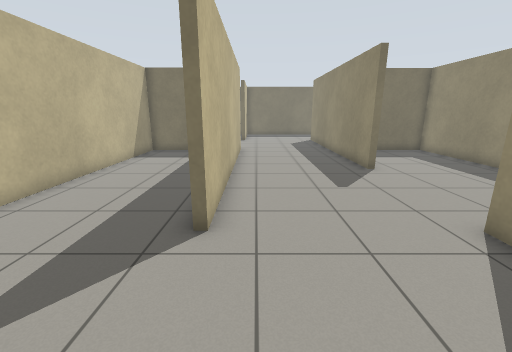
[1] (above)

19 first-person views from a walk through a world built for the Gazebo simulator. The camera is 1.2 m above the floor, tilts 14° down and sees 90° across. The floor is counted in squares, 0.5 m on a side. Each view is taken from the middle of a square. On the plan, view 1 faces up. The plan holds only what a view shows up to about 17 squares ahead; the rest is blank.

[2]
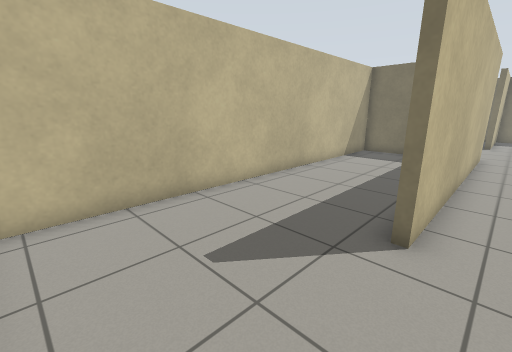

[3]
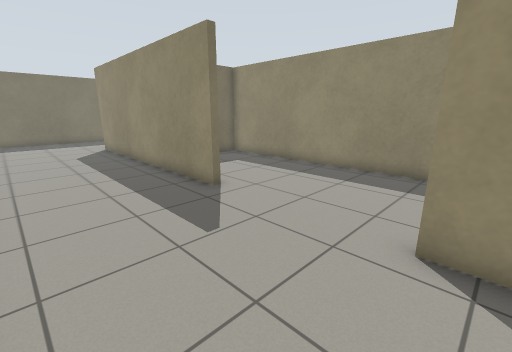

[4]
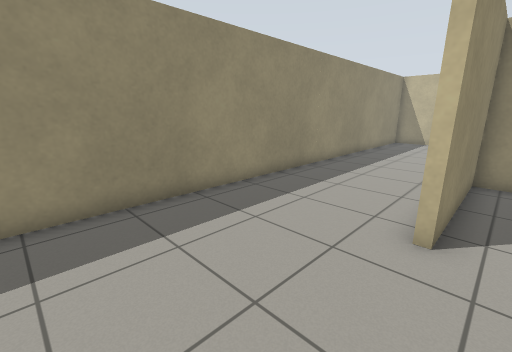

[5]
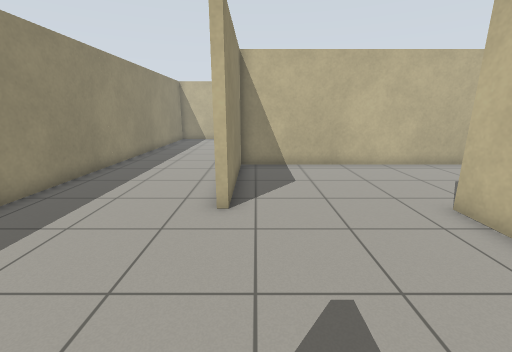

[6]
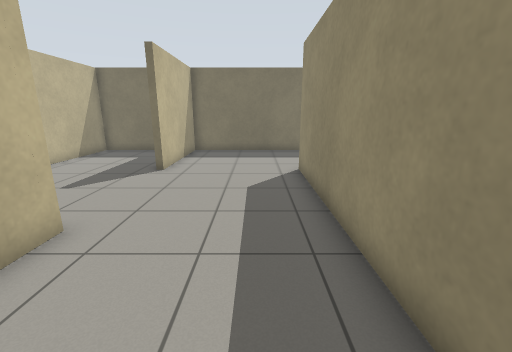

[7]
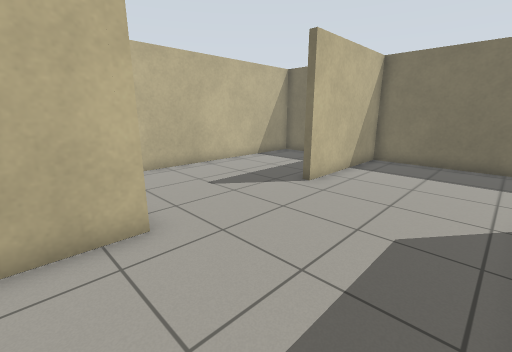

[8]
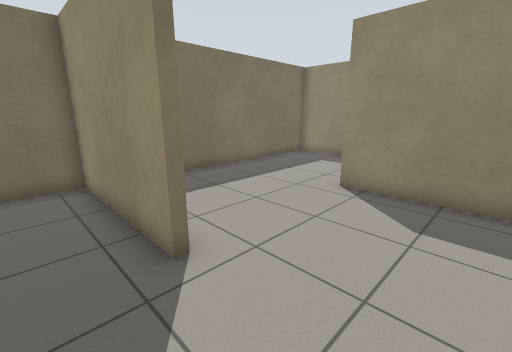

[9]
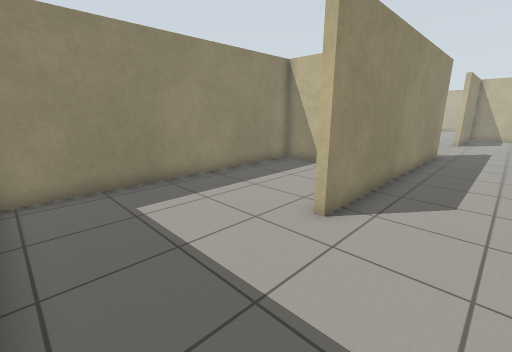

[10]
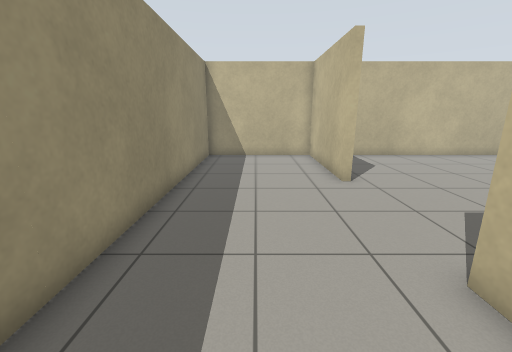

[11]
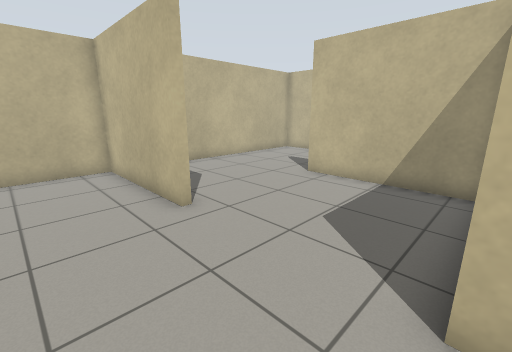

[12]
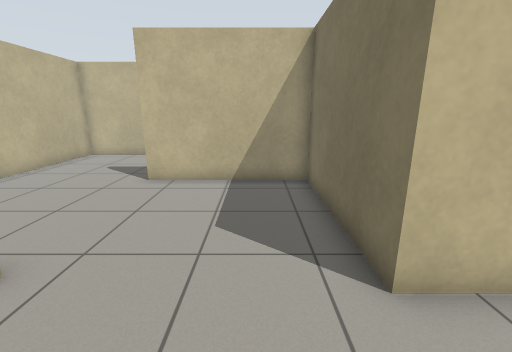

[13]
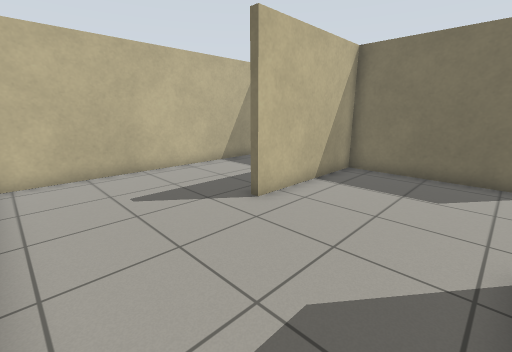

[14]
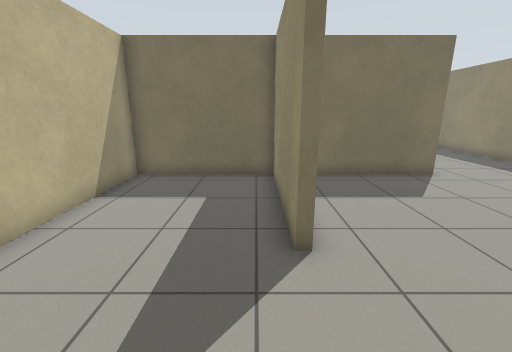

[15]
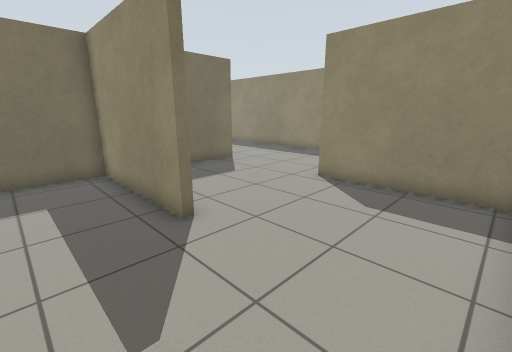

[16]
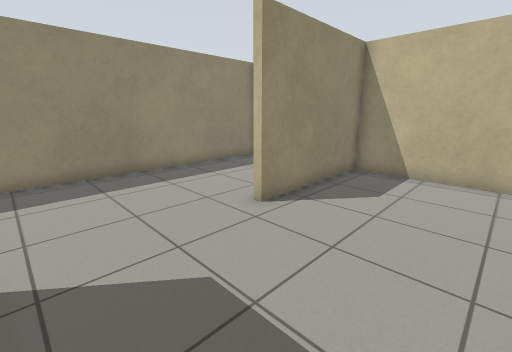

[17]
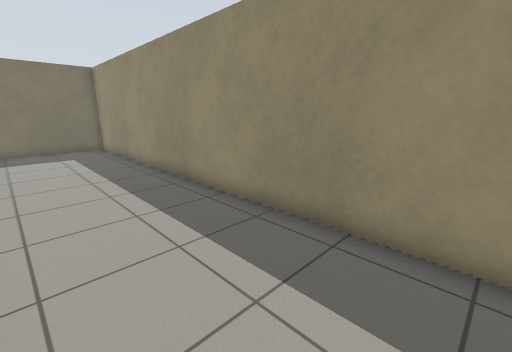

[18]
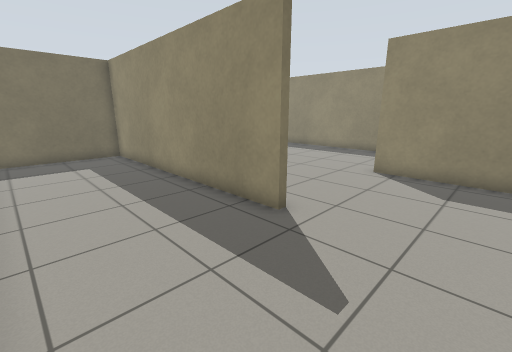

[19]
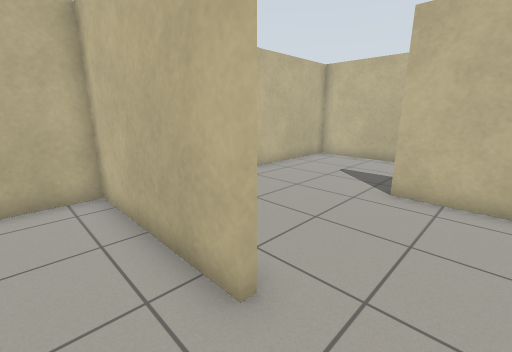

### Floor plan
Points are (right, up) in squares from view 1. A wall is a line through its corners. A room is listed if a view was taken in it or the views show most of it. See-through windows are left out.
Room 1 (views 1, 2, 3, 4, 5, 6, 7, 9, 10, 11, 12, 17, 19)
walls: (5.3, 10.9) (4.9, 10.9) (4.9, 22.9) (5, 22.9) (5, 17) (10.7, 17) (10.7, 28.6) (-1, 28.6) (-1, 22.7); (-1, 17) (-1, 4.9); (4.9, 0.7) (4.9, 4.9); (5, 0.5) (5, -1.1); (-0.5, -0.8) (4.6, -0.8) (4.6, 4.9); (5, -6.8) (5, -12.5) (10.7, -12.5) (10.7, 16.6) (5.9, 16.6)
ways out: opening at (-1, 20) to room 2; opening at (5, -4) to room 3; opening at (-1, 2) to room 4
Room 2 (view 8)
walls: (-1, 22.7) (-1.3, 22.7) (-1.3, 28.6) (-6.7, 28.6) (-6.7, 17) (-1, 17)
ways out: opening at (-1, 20) to room 1
Room 3 (views 13, 14, 15, 16)
walls: (5, -1.1) (-1, -1.1) (-1, -6.9) (-1.3, -6.9) (-1.3, -1.1) (-6.7, -1.1) (-6.7, -12.5) (4.6, -12.5) (4.6, -6.8) (5, -6.8)
ways out: opening at (5, -4) to room 1
Room 4 (view 18)
walls: (-1, 4.9) (-1.3, 4.9) (-1.3, 16.6) (-6.7, 16.6) (-6.7, -0.4); (-5.7, -0.8) (-0.5, -0.8)
ways out: opening at (-1, 2) to room 1

Where each view was taken, in squares from view 1:
view 1: 0 up, 0 right, facing up
view 2: 0 up, 0 right, facing up-left
view 3: 4 up, 0 right, facing up-right
view 4: 10 up, 4 right, facing down-right
view 5: 11 up, 4 right, facing down
view 6: 12 up, 3 right, facing up
view 7: 15 up, 4 right, facing up-left
view 8: 19 up, 3 left, facing up-right
view 9: 28 up, 2 right, facing down-right
view 10: 2 up, 8 right, facing down
view 11: 1 down, 8 right, facing down-left
view 12: 3 down, 8 right, facing left
view 13: 12 down, 4 right, facing up-left
view 14: 11 down, 2 left, facing up
view 15: 12 down, 4 left, facing up-right
view 16: 2 down, 0 right, facing down-right
view 17: 2 down, 6 right, facing up-right
view 18: 1 up, 6 left, facing up-right
view 19: 25 up, 7 right, facing down-left
